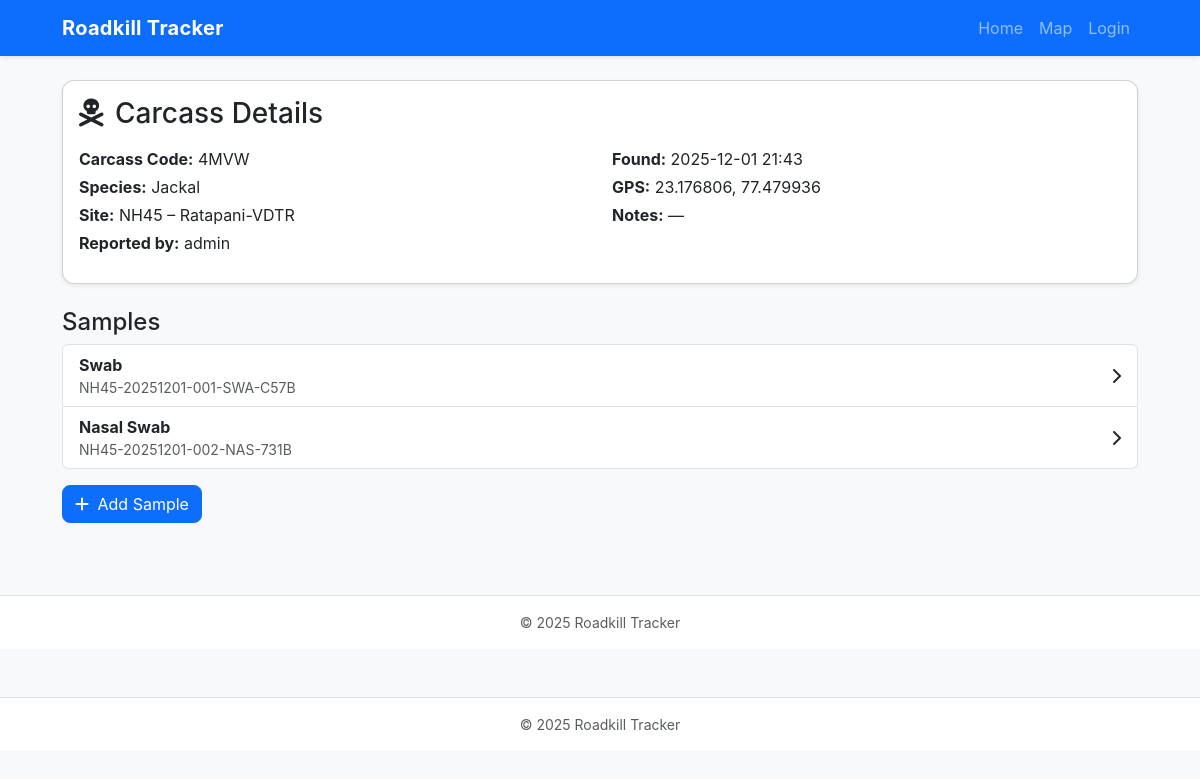
/carcass/1, run on the app's committed database.
### app.py (models this page shows)
class Carcass(db.Model):
    id = db.Column(db.Integer, primary_key=True)
    code = db.Column(db.String(4), unique=True, nullable=False)
    site_id = db.Column(db.Integer, db.ForeignKey('site.id'))
    reporter_id = db.Column(db.Integer, db.ForeignKey('user.id'))
    species = db.Column(db.String(140))
    datetime_found = db.Column(db.DateTime, default=ist_now)
    latitude = db.Column(db.Float)
    longitude = db.Column(db.Float)
    notes = db.Column(db.Text)
    site = db.relationship('Site')
    reporter = db.relationship('User')
    samples = db.relationship('Sample', backref='carcass', lazy=True)

class Site(db.Model):
    id = db.Column(db.Integer, primary_key=True)
    name = db.Column(db.String(140), nullable=False)
    code = db.Column(db.String(20), nullable=False, unique=True)
    description = db.Column(db.Text)

class User(db.Model, UserMixin):
    id = db.Column(db.Integer, primary_key=True)
    username = db.Column(db.String(80), unique=True, nullable=False)
    pw_hash = db.Column(db.String(200), nullable=False)
    full_name = db.Column(db.String(120))
    email = db.Column(db.String(120))
    role = db.Column(db.String(50), default='collector')
    is_approved = db.Column(db.Boolean, default=False)

class Sample(db.Model):
    id = db.Column(db.Integer, primary_key=True)
    carcass_id = db.Column(db.Integer, db.ForeignKey('carcass.id'))
    uuid = db.Column(db.String(36), nullable=False, unique=True)
    label = db.Column(db.String(120), nullable=False, unique=True)
    sample_type = db.Column(db.String(60))
    collected_by = db.Column(db.String(120))
    collected_at = db.Column(db.DateTime, default=ist_now)
    storage = db.Column(db.String(120))
    notes = db.Column(db.Text)
    qr_path = db.Column(db.String(300))

### app.py (the view)
    @app.route('/carcass/<int:carcass_id>')
    def view_carcass(carcass_id):
        carcass = Carcass.query.get_or_404(carcass_id)
        return render_template('carcass.html', c=carcass)

### templates/carcass.html (shortened to what this page needs)
{% extends "base.html" %}
{% block content %}
<div class="card shadow-sm">
  <div class="card-body">
    <h3 class="mb-3">
      <i class="fa-solid fa-skull-crossbones me-1"></i>
      Carcass Details
    </h3>
    <div class="row mb-2">
      <div class="col-md-6">
        <p class="mb-1"><strong>Carcass Code:</strong> {{ c.code }}</p>
        <p class="mb-1"><strong>Species:</strong> {{ c.species or "Unknown" }}</p>
        <p class="mb-1">
          <strong>Site:</strong> {{ c.site.code }} – {{ c.site.name }}
        </p>
        <p class="mb-1"><strong>Reported by:</strong> {{ c.reporter.username }}</p>
      </div>
      <div class="col-md-6">
        <p class="mb-1">
          <strong>Found:</strong> {{ c.datetime_found.strftime('%Y-%m-%d %H:%M') }}
        </p>
        <p class="mb-1">
          <strong>GPS:</strong> {{ c.latitude }}, {{ c.longitude }}
        </p>
        <p class="mb-1">
          <strong>Notes:</strong> {{ c.notes or "—" }}
        </p>
      </div>
    </div>
  </div>
</div>
<h4 class="mt-4">Samples</h4>
{% if c.samples %}
  <div class="list-group mb-3">
    {% for s in c.samples %}
      <a href="{{ url_for('view_sample', sample_id=s.id) }}"
         class="list-group-item list-group-item-action d-flex justify-content-between align-items-center">
        <div>
          <strong>{{ s.sample_type or "Sample" }}</strong>
          <div class="text-muted small">{{ s.label }}</div>
        </div>
        <i class="fa-solid fa-chevron-right"></i>
      </a>
    {% endfor %}
  </div>
{% else %}
  <p class="text-muted">No samples recorded.</p>
{% endif %}
<a href="{{ url_for('new_sample', carcass_id=c.id) }}" class="btn btn-primary">
  <i class="fa-solid fa-plus me-1"></i> Add Sample
</a>
{% endblock %}

### static/app.css (style rules this page uses)
:root { --brand:#0d6efd; }
body { font-family: Inter, system-ui, -apple-system, 'Segoe UI', Roboto, 'Helvetica Neue', Arial; }
.card { border-radius:12px }
.btn { border-radius:8px }

### data on the page
Carcass: code "4MVW", species "Jackal", datetime_found "2025-12-01 21:43", latitude "23.176806", longitude "77.479936", notes "—"
Site: site.code "NH45", site.name "Ratapani-VDTR"
User: reporter.username "admin"
Sample: sample_type "Swab", label "NH45-20251201-001-SWA-C57B"
Sample: sample_type "Nasal Swab", label "NH45-20251201-002-NAS-731B"
